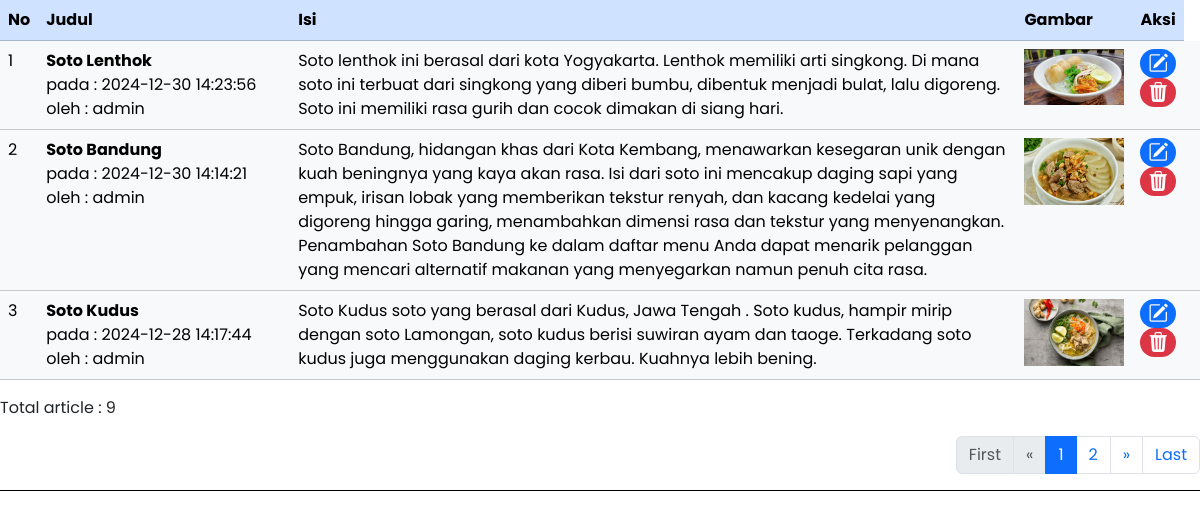
Page /article_data.php on the committed database.
### tables this page shows
CREATE TABLE `article` (
  `id` int(11) NOT NULL,
  `judul` text NOT NULL,
  `isi` text NOT NULL,
  `gambar` text NOT NULL,
  `tanggal` datetime NOT NULL,
  `username` varchar(50) NOT NULL
);

### article_data.php (the view, shortened to what this page needs)
<!DOCTYPE html>
<html lang="en">
<head>
    <link href="https://cdn.jsdelivr.net/npm/bootstrap@5.3.2/dist/css/bootstrap.min.css" rel="stylesheet"
 />
    <link rel="stylesheet" href="https://cdn.jsdelivr.net/npm/bootstrap-icons@1.11.3/font/bootstrap-icons.min.css">
    <link rel="stylesheet" href="style.css">
</head>
<body>
<table class="table table-hover table-light">
                <thead class="table-primary">
                    <tr>
                        <th>No</th>
                        <th class="w-25">Judul</th>
                        <th class="w-75">Isi</th>
                        <th class="w-25">Gambar</th>
                        <th class="w-25">Aksi</th>
                    </tr>
                </thead>
                <tbody>
                    <?php
                include "koneksi.php";
                $hlm = (isset($_POST['hlm'])) ? $_POST['hlm'] : 1;
                $limit = 3;
                $limit_start = ($hlm - 1) * $limit;
                $sql = "SELECT * FROM article ORDER BY tanggal DESC LIMIT $limit_start, $limit";
                $hasil = $conn->query($sql);
                    $no = 1;
                    while ($row = $hasil->fetch_assoc()) {
                    ?>
                        <tr>
                            <td><?= $no++ ?></td>
                            <td>
                                <strong><?= $row["judul"] ?></strong>
                                <br>pada : <?= $row["tanggal"] ?>
                                <br>oleh : <?= $row["username"] ?>
                            </td>
                            <td><?= $row["isi"] ?></td>
                            <td>
                                <?php
                                if ($row["gambar"] != '') {
                                    if (file_exists('img/' . $row["gambar"] . '')) {
                                ?>
                                        <img src="img/<?= $row["gambar"] ?>" width="100">
                                <?php
                                    }
                                }
                                ?>
                            </td>
                            <td>
    <a href="#" title="edit" class="badge rounded-pill text-bg-primary" data-bs-toggle="modal" data-bs-target="#modalEdit<?= $row["id"] ?>"><i class="bi bi-pencil-square fs-5"></i></a>
    <br>
    <a href="#" title="delete" class="badge rounded-pill text-bg-danger" data-bs-toggle="modal" data-bs-target="#modalHapus<?= $row["id"] ?>"><i class="bi bi-trash3-fill fs-5"></i></a>
</td>
                            <td>
                            </td>
                        </tr>
                    <?php
                    }
                    ?>
                </tbody>
            </table>
            <?php
$sql1 = "SELECT * FROM article";
$hasil1 = $conn->query($sql1);
$total_records = $hasil1->num_rows;
?>
<p class="text-dark" id="text">Total article : <?php echo $total_records; ?></p>
<nav class="mb-2">
    <ul class="pagination justify-content-end">
    <?php
        $jumlah_page = ceil($total_records / $limit);
        $jumlah_number = 1;
        $start_number = ($hlm > $jumlah_number)? $hlm - $jumlah_number : 1;
        $end_number = ($hlm < ($jumlah_page - $jumlah_number))? $hlm + $jumlah_number : $jumlah_page;
        if($hlm == 1){
            echo '<li class="page-item disabled"><a class="page-link" href="#">First</a></li>';
            echo '<li class="page-item disabled"><a class="page-link" href="#"><span aria-hidden="true">&laquo;</span></a></li>';
        } else {
            $link_prev = ($hlm > 1)? $hlm - 1 : 1;
            echo '<li class="page-item halaman" id="1"><a class="page-link" href="#">First</a></li>';
            echo '<li class="page-item halaman" id="'.$link_prev.'"><a class="page-link" href="#"><span aria-hidden="true">&laquo;</span></a></li>';
        }
        for($i = $start_number; $i <= $end_number; $i++){
            $link_active = ($hlm == $i)? ' active' : '';
            echo '<li class="page-item halaman '.$link_active.'" id="'.$i.'"><a class="page-link" href="#">'.$i.'</a></li>';
        }
        if($hlm == $jumlah_page){
            echo '<li class="page-item disabled"><a class="page-link" href="#"><span aria-hidden="true">&raquo;</span></a></li>';
            echo '<li class="page-item disabled"><a class="page-link" href="#">Last</a></li>';
        } else {
        $link_next = ($hlm < $jumlah_page)? $hlm + 1 : $jumlah_page;
            echo '<li class="page-item halaman" id="'.$link_next.'"><a class="page-link" href="#"><span aria-hidden="true">&raquo;</span></a></li>';
            echo '<li class="page-item halaman" id="'.$jumlah_page.'"><a class="page-link" href="#">Last</a></li>';
        }
    ?>
    </ul>
</nav>
</body>
</html>

### style.css (style rules this page uses)
html { position: relative; }
body { font-family: "Poppins", sans-serif; }
li { list-style-type: none; }
nav { padding: 0 !important; border-bottom: 1px solid black; }

### rows in the picture
article: judul "Soto Lenthok", tanggal "2024-12-30 14:23:56", username "admin", isi "Soto lenthok ini berasal dari kota Yogyakarta. Lenthok memiliki arti singkong. Di mana soto ini terbuat dari singkong yang diberi bumbu, dibentuk menjadi bulat, lalu digoreng. Soto ini memiliki rasa gurih dan cocok dimakan di siang hari.", gambar (picture)
article: judul "Soto Bandung", tanggal "2024-12-30 14:14:21", username "admin", isi "Soto Bandung, hidangan khas dari Kota Kembang, menawarkan kesegaran unik dengan kuah beningnya yang kaya akan rasa. Isi dari soto ini mencakup daging sapi yang empuk, irisan lobak yang memberikan tekstur renyah, dan kacang kedelai yang digoreng hingga garing, menambahkan dimensi rasa dan tekstur yang menyenangkan. Penambahan Soto Bandung ke dalam daftar menu Anda dapat menarik pelanggan yang mencari alternatif makanan yang menyegarkan namun penuh cita rasa.", gambar (picture)
article: judul "Soto Kudus", tanggal "2024-12-28 14:17:44", username "admin", isi "Soto Kudus soto yang berasal dari Kudus, Jawa Tengah . Soto kudus, hampir mirip dengan soto Lamongan, soto kudus berisi suwiran ayam dan taoge. Terkadang soto kudus juga menggunakan daging kerbau. Kuahnya lebih bening.", gambar (picture)

### other values in the picture
$total_records "9"
